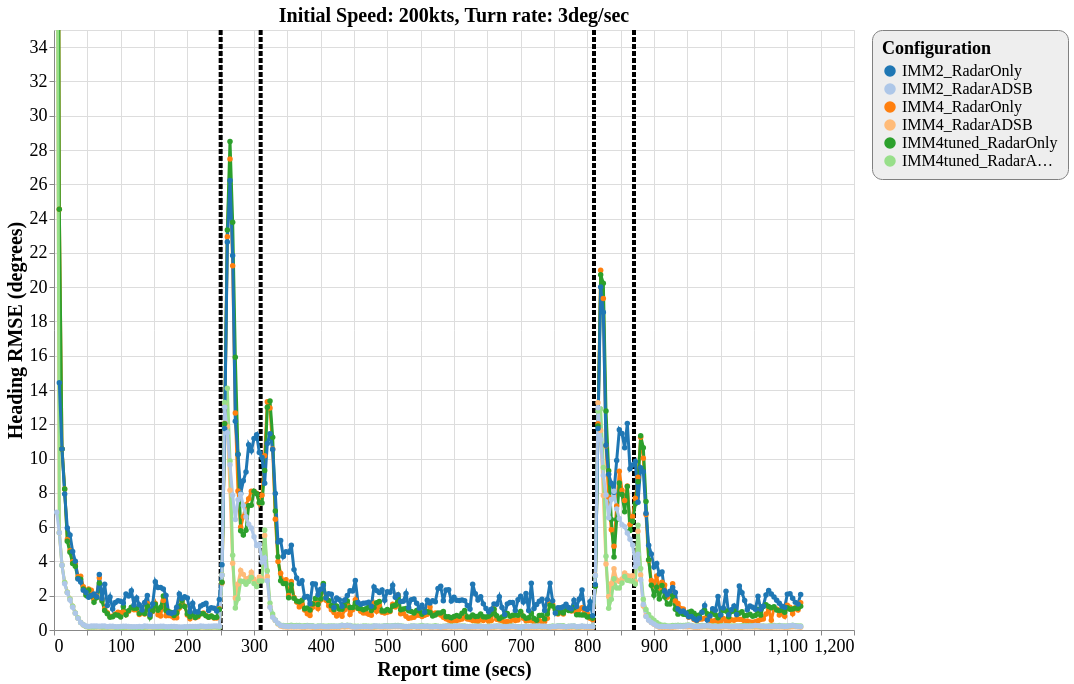

Express this chart as Vega-Lite.
### Vega-Lite specification from a JSON file in a GitHub repository (floating-point values rounded to 4 significant figures; data arrays with more than 128 entries replaced by an {"elided": "..."} marker saying what was removed)
{"config": {"view": {"continuousWidth": 800, "continuousHeight": 600}, "axisX": {"labelFontSize": 18, "titleFontSize": 20}, "axisY": {"labelFontSize": 18, "titleFontSize": 20}, "font": "Times New Roman", "legend": {"cornerRadius": 10, "fillColor": "#EEEEEE", "labelFontSize": 16, "padding": 10, "strokeColor": "gray", "titleFontSize": 18}, "title": {"fontSize": 20}}, "layer": [{"data": {"name": "data-eb1782aa084eec9d4c6c7b9de210d6c9"}, "mark": {"type": "rule", "strokeDash": [5, 2], "strokeWidth": 4}, "encoding": {"color": {"type": "nominal", "field": "color", "scale": null}, "x": {"type": "quantitative", "field": "tt"}}}, {"data": {"name": "data-fd9a5b38c479ea051e0a0742ef6d51a5"}, "mark": {"type": "line", "point": true, "strokeWidth": 3}, "encoding": {"color": {"type": "ordinal", "field": "config", "scale": {"scheme": "category20"}, "sort": ["IMM2_RadarOnly", "IMM2_RadarADSB", "IMM4_RadarOnly", "IMM4_RadarADSB", "IMM4tuned_RadarOnly", "IMM4tuned_RadarADSB"], "title": "Configuration"}, "x": {"type": "quantitative", "field": "time", "title": "Report time (secs)"}, "y": {"type": "quantitative", "field": "rmse_hdg", "scale": {"domain": [0, 35], "zero": false}, "title": "Heading RMSE (degrees)"}}, "selection": {"selector152": {"type": "interval", "bind": "scales", "encodings": ["x", "y"]}}, "title": "Initial Speed: 200kts, Turn rate: 3deg/sec"}], "$schema": "https://vega.github.io/schema/vega-lite/v4.8.1.json", "datasets": {"data-eb1782aa084eec9d4c6c7b9de210d6c9": [{"tt": 250, "color": "black"}, {"tt": 310, "color": "black"}, {"tt": 810, "color": "black"}, {"tt": 870, "color": "black"}], "data-fd9a5b38c479ea051e0a0742ef6d51a5": {"elided": "1679 records"}}}
